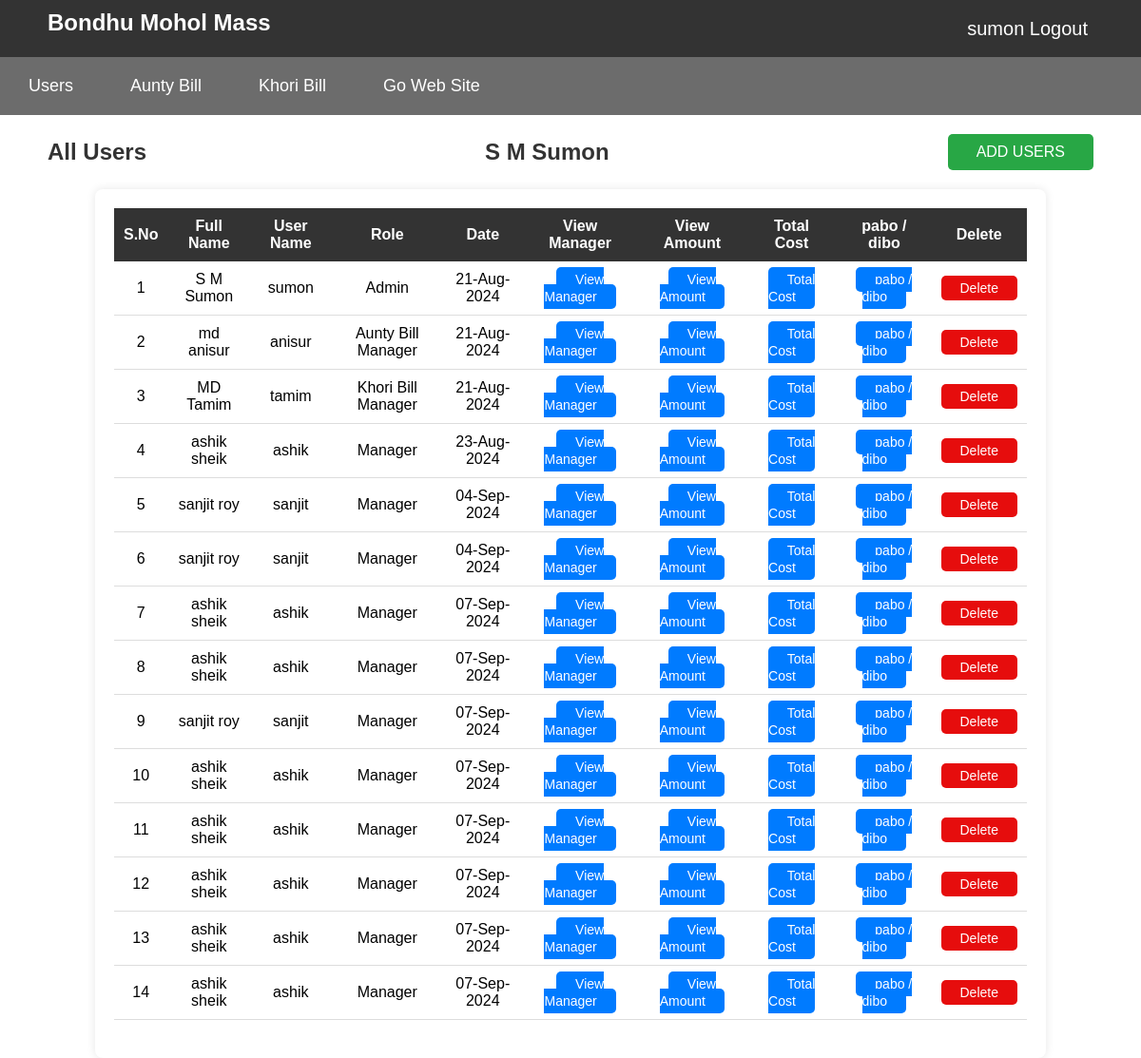
/admin/user/users.php (signed in), run on the app's committed database.
### tables this page shows
CREATE TABLE `users` (
  `user_id` int NOT NULL,
  `user_first_name` varchar(100) NOT NULL,
  `user_last_name` varchar(100) NOT NULL,
  `username` varchar(100) NOT NULL,
  `time` varchar(100) NOT NULL,
  `date` varchar(100) NOT NULL,
  `password` varchar(100) NOT NULL,
  `role` varchar(100) NOT NULL
);

### admin/user/users.php (the view, shortened to what this page needs)
<?php
    include '../master/header.php';
?>
<!DOCTYPE html>
<html lang="en">
<head>
</head>
<body>
    <div class="header">
        <h1>All Users</h1>
        <h1><?php echo  $_SESSION['user_first_name']." ".  $_SESSION['user_last_name'];?></h1>
        <?php
            if($_SESSION['user_role'] ==1){
                echo '<a href="../add_user_manager/add_user.php">ADD USERS</a>';
            }else if($_SESSION['user_role'] ==2){
                echo '<a href="../add_user_manager/add_manager.php">ADD USERS</a>';
            }
        ?>
    </div>
    <div id="table-container">
    <?php
        require "../config/config.php";
        if($_SESSION['user_role'] == 1){
            $view_users = "SELECT * FROM users";
        }else if($_SESSION['user_role'] == 2){
            $view_users = "SELECT * FROM users WHERE role='{$_SESSION['user_role']}' AND username='{$_SESSION['username']}' ";
        }
        else if($_SESSION['user_role'] == 3){
            $view_users = "SELECT * FROM users WHERE role='{$_SESSION['user_role']}' AND username='{$_SESSION['username']}'";
        }else if($_SESSION['user_role'] == 4){
            $view_users = "SELECT * FROM users WHERE role='{$_SESSION['user_role']}' AND username='{$_SESSION['username']}'";
        }
        $result = mysqli_query($conn,$view_users);
            if(mysqli_num_rows($result) > 0 ){
        ?>
        <table id="user-table">
            <thead id="table-header" class="table-header">
                <tr>
                    <th>S.No</th>
                    <th>Full Name</th>
                    <th>User Name</th>
                    <th>Role</th>
                    <th>Date</th>
                    <th>View Manager</th>
                    <th>View Amount</th>
                    <th>Total Cost</th>
                    <th>pabo / dibo</th>
                    <th>Delete</th>
                </tr>
            </thead>
            <tbody id="table-body" class="table-body">
                <?php
                    $count = 1;
                    while($row = mysqli_fetch_assoc($result)){
                ?>
                <tr>
                    <td><?= $count?></td>
                    <td><?= $row['user_first_name']." ".$row['user_last_name']?></td>
                    <td><?= $row['username']?></td>
                    <td>
                        <?php
                                if($row['role'] == 1){
                                    echo "Admin";
                                }else if($row['role'] == 2){
                                    echo "Manager";
                                }else if($row['role'] == 3){
                                    echo "Aunty Bill Manager";
                                }else if($row['role'] == 4){
                                    echo "Khori Bill Manager";
                                }
                            ?>
                    </td>
                    <td><?= $row['date']?></td>
                    <td><a href="../view_user_details/view_user_details.php?user_id=<?php echo $row['user_id'];?>&user_name=<?php echo $row['username'];?>&user_time=<?php echo $row['time'];?>" class="edit_a">View Manager</a></td>
                    <td><a href="../view_amount/view_amount.php?user_id=<?php echo $row['user_id'];?>&user_name=<?php echo $row['username'];?>&user_time=<?php echo $row['time'];?>" class="edit_a">View Amount</a></td>
                    <td><a href="../total_cost/total_cost.php?user_id=<?php echo $row['user_id'];?>&user_name=<?php echo $row['username'];?>&user_time=<?php echo $row['time'];?>" class="edit_a">Total Cost</a></td>
                    <td><a href="../pabo_dibo/pabo_dibo.php?user_id=<?php echo $row['user_id'];?>&user_name=<?php echo $row['username'];?>&user_time=<?php echo $row['time'];?>" class="edit_a"" class="edit_a">pabo / dibo</a></td>
                    <td><a href="user_delete.php?user_id=<?php echo $row['user_id'];?>&user_name=<?php echo $row['username'];?>&user_time=<?php echo $row['time'];?>" class="deleat_a">Delete</a></td>
                </tr>
                <?php
                    $count ++;
                    }
                ?>
            </tbody>
        </table>
        <?php } ?>
    </div>
</body>
</html>

### css/style.css (style rules this page uses)
body { margin: 0; font-family: Arial, sans-serif; }
.header { display: flex; justify-content: space-between; align-items: center; margin:20px 50px; }
h1 { font-size: 24px; margin: 0; color: #333; }
.header a { padding: 10px 30px; background-color: #28a745; color: white; border: none; border-radius: 5px; cursor: pointer; font-size: 16px; text-decoration: none; }
#table-container { margin-top: 20px; max-width: 80%; margin: 0 auto; padding: 20px; background-color: white; box-shadow: 0 0 10px rgba(0, 0, 0, 0.1); border-radius: 8px; }
#user-table { width: 100%; border-collapse: collapse; margin-bottom:20px; text-align: center; }
.table-header tr th { background-color: #333; color: white; padding: 10px; margin: 0 auto; text-align: center; }
.table-body tr td { padding: 10px; border-bottom: 1px solid #ddd; }
.edit_a { padding: 5px 20px; border: none; border-radius: 5px; cursor: pointer; font-size: 14px; background-color: #007bff; color: white; text-decoration: none; }
.deleat_a { padding: 5px 20px; border: none; border-radius: 5px; cursor: pointer; font-size: 14px; background-color: #e60d0d; color: white; text-decoration: none; }

### data on the page
users: user_first_name "S M", user_last_name "Sumon", username "sumon", role "Admin", date "21-Aug-2024"
users: user_first_name "md", user_last_name "anisur", username "anisur", role "Aunty Bill Manager", date "21-Aug-2024"
users: user_first_name "MD", user_last_name "Tamim", username "tamim", role "Khori Bill Manager", date "21-Aug-2024"
users: user_first_name "ashik", user_last_name "sheik", username "ashik", role "Manager", date "23-Aug-2024"
users: user_first_name "sanjit", user_last_name "roy", username "sanjit", role "Manager", date "04-Sep-2024"
users: user_first_name "sanjit", user_last_name "roy", username "sanjit", role "Manager", date "04-Sep-2024"
users: user_first_name "ashik", user_last_name "sheik", username "ashik", role "Manager", date "07-Sep-2024"
users: user_first_name "ashik", user_last_name "sheik", username "ashik", role "Manager", date "07-Sep-2024"
users: user_first_name "sanjit", user_last_name "roy", username "sanjit", role "Manager", date "07-Sep-2024"
users: user_first_name "ashik", user_last_name "sheik", username "ashik", role "Manager", date "07-Sep-2024"
users: user_first_name "ashik", user_last_name "sheik", username "ashik", role "Manager", date "07-Sep-2024"
users: user_first_name "ashik", user_last_name "sheik", username "ashik", role "Manager", date "07-Sep-2024"
users: user_first_name "ashik", user_last_name "sheik", username "ashik", role "Manager", date "07-Sep-2024"
users: user_first_name "ashik", user_last_name "sheik", username "ashik", role "Manager", date "07-Sep-2024"

### other printed values
$_SESSION['username'] "sumon"
$_SESSION['user_first_name'] "S M"
$_SESSION['user_last_name'] "Sumon"
